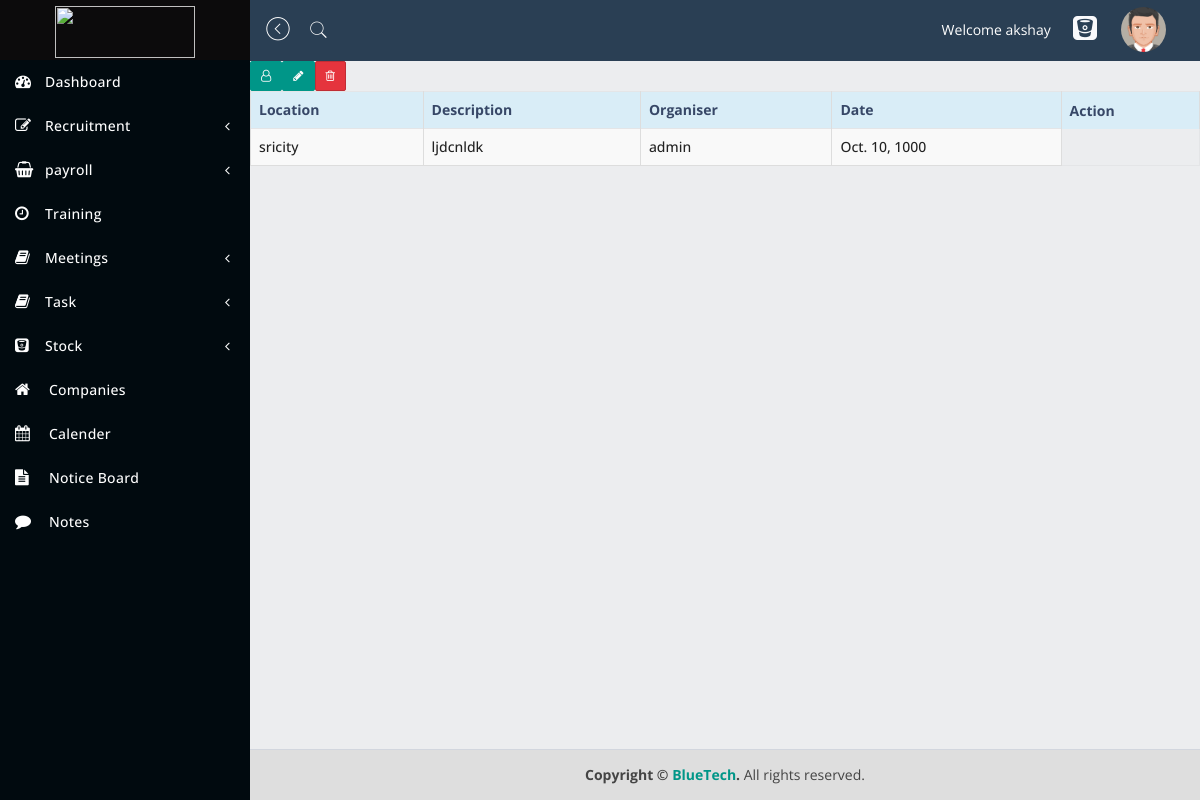
/hr/meeting/1/ (signed in), run on the app's committed database.
### HR/models.py (models this page shows)
class Meeting(models.Model):
    organiser = models.ForeignKey(
        Employee, null=True, related_name='organiser', on_delete=models.CASCADE)
    location = models.CharField(max_length=50)
    description = models.CharField(max_length=5000)
    date = models.DateField()

### Users/models.py (models this page shows)
class Employee(models.Model):
    first_name = models.CharField(max_length=100)
    last_name = models.CharField(max_length=100)
    user = models.OneToOneField(User, on_delete=models.CASCADE)
    phone_no = models.CharField(max_length=15, null=True)
    date = models.DateField(null=True)
    GENDER_CHOICES = (('M', 'Male'),
                      ('F', 'Female'),)
    gender = models.CharField(max_length=50, null=True, choices=GENDER_CHOICES)
    DEPT_CHOICES = (('CEO', 'CEO'),
                    ('HR', 'HR'),
                    ('SALES', 'SALES'),
                    ('ACCOUNTS', 'ACCOUNTS'))
    dept = models.CharField(max_length=100, choices=DEPT_CHOICES)
    position = models.CharField(max_length=50, null=True)
    date_of_joining = models.DateField(null=True)
    reporting_to = models.ForeignKey(
        "Employee", null=True, on_delete=models.CASCADE)
    is_verified = models.BooleanField()
    is_complete = models.BooleanField()
    cv = models.FileField(upload_to='Media/cv')
    profile_pic = models.ImageField(upload_to='Media/profile_pics')
    def __str__(self):
        return self.user.username

### HR/views.py (the view)
# urls.py: path('meeting/<pk>/', views.MeetingDetailView.as_view(), name='meet_detail'),
class MeetingDetailView(generic.DetailView):
    model = Meeting
    template = 'HR/meeting_detail.html'
    def get_context_data(self, **kwargs):
        context = super().get_context_data(**kwargs)
        context['department'] = self.request.user.employee.dept
        return context

### templates/HR/meeting_detail.html (shortened to what this page needs)
{% extends 'home/navbar.html' %}
{% load widget_tweaks %}
{% block body %}
    <div class="content-wrapper">
    <div class="table-responsive">
                                <table id="dataTableExample1" class="table table-bordered table-striped table-hover">
                                    <thead>
                                    <tr class="info">
                                        <th>Location</th>
                                        <th>Description</th>
                                        <th>Organiser</th>
                                        <th>Date</th>
                                        <th>Action</th>
                                    </tr>
                                    </thead>
                                    <tbody>
                                        <tr>
                                            <td>{{ meeting.location }}</td>
                                            <td>{{ meeting.description }}</td>
                                            <td>{{ meeting.organiser }}</td>
                                            <td>{{ meeting.date }}</td>
                                                <a href="#" class="btn btn-add btn-sm">
                                                    <i class="fa fa-user-o"></i></a>
                                                <a href="{% url 'users:hr:meet_update' meeting.id %}" class="btn btn-add btn-sm">
                                                    <i class="fa fa-pencil"></i></a>
                                                <a href="#" class="btn btn-danger btn-sm">
                                                    <i class="fa fa-trash-o"></i></a>
                                        </tr>
                                    </tbody>
                                </table>
                            </div>
    </div>
{% endblock %}

### templates/home/navbar.html (shortened to what this page needs)
{% load static %}
<!DOCTYPE html>
<html lang="en">
<head>
    <link href="{% static 'assets/plugins/jquery-ui-1.12.1/jquery-ui.min.css' %}" rel="stylesheet" type="text/css"/>
    <link href="{% static 'assets/bootstrap/css/bootstrap.min.css' %}" rel="stylesheet" type="text/css"/>
    <link href="{% static 'assets/plugins/lobipanel/lobipanel.min.css' %}" rel="stylesheet" type="text/css"/>
    <link href="{% static 'assets/plugins/pace/flash.css' %}" rel="stylesheet" type="text/css"/>
    <link href="{% static 'assets/font-awesome/css/font-awesome.min.css' %}" rel="stylesheet" type="text/css"/>
    <link href="{% static 'assets/pe-icon-7-stroke/css/pe-icon-7-stroke.css' %}" rel="stylesheet" type="text/css"/>
    <link href="{% static 'assets/themify-icons/themify-icons.css' %}" rel="stylesheet" type="text/css"/>
    <link href="{% static 'assets/plugins/emojionearea/emojionearea.min.css' %}" rel="stylesheet" type="text/css"/>
    <link href="{% static 'assets/plugins/monthly/monthly.css' %}" rel="stylesheet" type="text/css"/>
    <link href="{% static 'assets/dist/css/stylecrm.css' %}" rel="stylesheet" type="text/css"/>
</head>
<body class="hold-transition sidebar-mini">
<div class="wrapper">
    <header class="main-header">
        <a href="{% url 'users:dashboard' %}" class="logo">
            <span class="logo-lg">
               <img src="{% static 'assets/images/logo.png' %}" style='width:80%;' alt="">
               </span>
        </a>
        <nav class="navbar navbar-static-top">
            <a href="#" class="sidebar-toggle" data-toggle="offcanvas" role="button">
                <span class="pe-7s-angle-left-circle"></span>
            </a>
            <a href="#search"><span class="pe-7s-search"></span></a>
            <div class="navbar-custom-menu">
                <ul class="nav navbar-nav">
                    <li><br><span style="color: white">Welcome {{ user.username }}</span>&nbsp;&nbsp;</li>
                    <li>
                        <a href="{% url 'users:hr:complaints_add' %}">
                            <i class="fa fa-bitbucket-square"></i>
                        </a>
                    </li>
                    <li class="dropdown dropdown-user">
                        <a href="#" class="dropdown-toggle" data-toggle="dropdown">
                            <img src="{% static 'assets/dist/img/avatar5.png' %}" class="img-circle" width="45"
                                 height="45" alt="user"></a>
                    </li>
                </ul>
            </div>
        </nav>
    </header>
    <aside class="main-sidebar">
        <div class="sidebar">
            <ul class="sidebar-menu">
                <li class="active">
                    <a href="{% url 'users:dashboard' %}"><i class="fa fa-tachometer"></i><span>Dashboard</span>
                    </a>
                </li>
                {% if department == 'HR' %}
                    {% include 'HR/hr_navbar.html' %}
                {% endif %}
                <li class="treeview">
                    <a href="#">
                        <i class="fa fa-book"></i><span>Task</span>
                        <span class="pull-right-container">
                     <i class="fa fa-angle-left pull-right"></i>
                     </span>
                    </a>
                </li>
                <li class="treeview">
                    <a href="#">
                        <i class="fa fa-bitbucket-square"></i><span>Stock</span>
                        <span class="pull-right-container">
                     <i class="fa fa-angle-left pull-right"></i>
                     </span>
                    </a>
                </li>
                <li>
                    <a href="company.html">
                        <i class="fa fa-home"></i> <span>Companies</span>
                    </a>
                </li>
                <li>
                    <a href="calender.html">
                        <i class="fa fa-calendar"></i> <span>Calender</span>
                    </a>
                </li>
                <li>
                    <a href="notice.html">
                        <i class="fa fa-file-text"></i> <span>Notice Board</span>
                    </a>
                </li>
                <li>
                    <a href="note.html">
                        <i class="fa fa-comment"></i> <span>Notes</span>
                    </a>
                </li>
            </ul>
        </div>
    </aside>
    {% block body %}
    {% endblock %}
    <footer class="main-footer">
        <strong>Copyright &copy; <a href="#">BlueTech</a>.</strong> All rights reserved.
    </footer>
</div>
</body>
</html>

### data on the page
Meeting: location "sricity", description "ljdcnldk", organiser "admin", date "Oct. 10, 1000"

### other printed values
{{ user.username }} "akshay"
